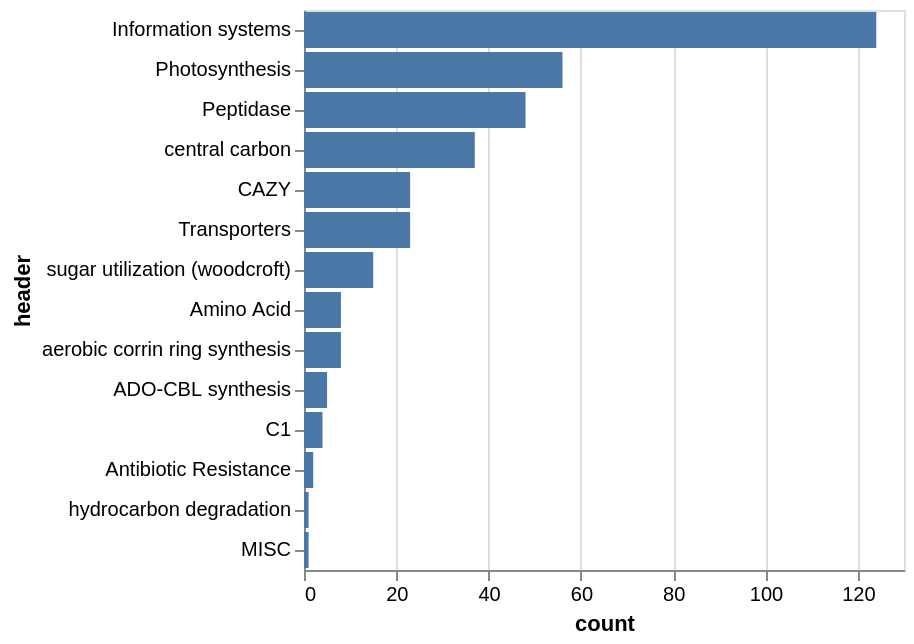

The cell this chart's notebook holds for it:
### Code cell
import altair as alt

maraba_count = maraba_count.reset_index()
maraba_count = maraba_count.sort_values(by='count',ascending=False)
maraba_count.to_csv('/MP_Data/Dados_David/viral_analysis/post_processing/article_scripts/data_analysis/03_annotation/processed_tables/maraba_amg_cat.tsv',sep='\t')

mar_chart = alt.Chart(maraba_count).mark_bar().encode(
    alt.X('count:Q'),
    alt.Y('header:N', sort='-x'),
)
mar_chart

### Figure 1 — Vega-Lite specification as saved in the notebook (floating-point values rounded to 4 significant figures)
{"config": {"view": {"continuousWidth": 300, "continuousHeight": 300}}, "data": {"name": "data-07954cc088871f213ef05e214a7005da"}, "mark": {"type": "bar"}, "encoding": {"x": {"field": "count", "type": "quantitative"}, "y": {"field": "header", "sort": "-x", "type": "nominal"}}, "$schema": "https://vega.github.io/schema/vega-lite/v6.1.0.json", "datasets": {"data-07954cc088871f213ef05e214a7005da": [{"index": 0, "header": "Information systems", "count": 124}, {"index": 1, "header": "Photosynthesis", "count": 56}, {"index": 2, "header": "Peptidase", "count": 48}, {"index": 3, "header": "central carbon", "count": 37}, {"index": 4, "header": "CAZY", "count": 23}, {"index": 5, "header": "Transporters", "count": 23}, {"index": 6, "header": "sugar utilization (woodcroft)", "count": 15}, {"index": 7, "header": "Amino Acid", "count": 8}, {"index": 8, "header": "aerobic corrin ring synthesis", "count": 8}, {"index": 9, "header": "ADO-CBL synthesis", "count": 5}, {"index": 10, "header": "C1", "count": 4}, {"index": 11, "header": "Antibiotic Resistance", "count": 2}, {"index": 12, "header": "hydrocarbon degradation", "count": 1}, {"index": 13, "header": "MISC", "count": 1}]}}
